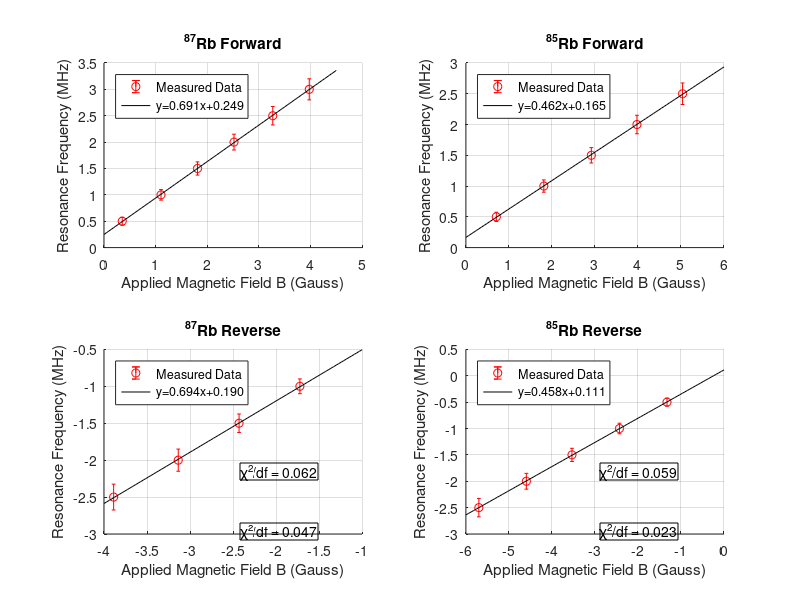
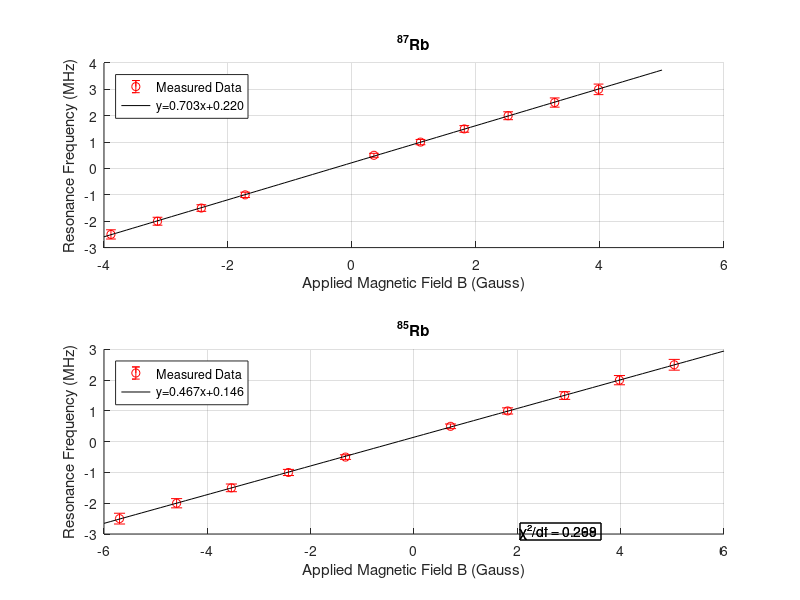

The MATLAB source for these figures, in order:
Frequency1=[0.5 1 1.5 2 2.5 3];
Frequency2=[0.5 1 1.5 2 2.5];
Frequency3=[ 0.5 1 1.5 2 2.5]*-1;
Frequency4=[ 1 1.5 2 2.5]*-1;
rb87for=[0.08 0.25 0.41 0.57 0.74 0.9]*(0.9e-6*135/0.275*10000);
rb85for=[0.16 0.41 0.66 0.9 1.14]*(0.9e-6*135/0.275*10000);
rb85rev=[0.3 0.55 0.8 1.04 1.29]*(0.9e-6*135/0.275*10000)*-1;
rb87rev=[ 0.39 0.55 0.71 0.88]*(0.9e-6*135/0.275*10000)*-1;

figure(1);
subplot(2,2,1)
err1=[];
 for i=1:length(rb87for)
     z = 0.05+0.05*Frequency1(i);
     err1= [err1; z];
 end
 
m1=linspace(0,4.5);
p1 = polyfit(rb87for,Frequency1,1);
y1 = polyval(p1,m1);
k1=p1(1)
z1=p1(2);
hold on
errorbar(rb87for,Frequency1,err1,'ro')
plot(m1,y1, 'k')
xlabel('Applied Magnetic Field B (Gauss)')
ylabel('Resonance Frequency (MHz)')
legend('Measured Data',sprintf('y=%.3f{}x+%.3f',k1,z1),'Location','northwest')
annotation('textbox',[.3 .2 .4 .5],'String','\chi^2/df = 0.062','FitBoxToText','on')
title('^{87}Rb Forward')
grid on
hold off

chi1=[];
 for i=1:length(Frequency1)
     z = (Frequency1(i)-(k1*rb87for(i)+z1))^2/(err1(i))^2;
     chi1= [chi1; z];
 end
     
 reducedchi1=(sum(chi1))/(length(Frequency1)-1)

D1=[];
 for i=1:length(Frequency1)
     z = (Frequency1(i)-(k1*rb87for(i)+z1))^2;
     D1= [D1; z];
 end
     
 D1=sqrt((sum(D1))/(length(Frequency1)-2))
 

 
subplot(2,2,2)
err2=[];
 for i=1:length(rb85for)
     z = 0.05+0.05*Frequency2(i);
     err2= [err2; z];
 end
 
m2=linspace(0,6);
p2 = polyfit(rb85for,Frequency2,1);
y2 = polyval(p2,m2);
k2=p2(1)
z2=p2(2);
hold on
errorbar(rb85for,Frequency2,err2,'ro')
plot(m2,y2, 'k')
xlabel('Applied Magnetic Field B (Gauss)')
ylabel('Resonance Frequency (MHz)')
legend('Measured Data',sprintf('y=%.3f{}x+%.3f',k2,z2),'Location','northwest')
annotation('textbox',[.75 .2 .4 .5],'String','\chi^2/df = 0.059','FitBoxToText','on')
title('^{85}Rb Forward')
grid on
hold off

chi2=[];
 for i=1:length(Frequency2)
     z = (Frequency2(i)-(k2*rb85for(i)+z2))^2/(err2(i))^2;
     chi2= [chi2; z];
 end
     
 reducedchi2=(sum(chi2))/(length(Frequency2)-1)
 
 D2=[];
 for i=1:length(Frequency2)
     z = (Frequency2(i)-(k2*rb85for(i)+z2))^2;
     D2= [D2; z];
 end
     
 D2=sqrt((sum(D2))/(length(Frequency2)-2))

subplot(2,2,3)
err3=[];
 for i=1:length(rb87rev)
     z = (0.05+0.05*Frequency4(i)*-1);
     err3= [err3; z];
 end
 
m3=linspace(-4,-1);
p3 = polyfit(rb87rev,Frequency4,1);
y3 = polyval(p3,m3);
k3=p3(1)
z3=p3(2);
hold on
errorbar(rb87rev,Frequency4,err3,'ro')
plot(m3,y3, 'k')
xlabel('Applied Magnetic Field B (Gauss)')
ylabel('Resonance Frequency (MHz)')
legend('Measured Data',sprintf('y=%.3f{}x+%.3f',k3,z3),'Location','northwest')
annotation('textbox',[.3 0.1 .4 .15],'String','\chi^2/df = 0.047','FitBoxToText','on')
title('^{87}Rb Reverse')
grid on
hold off

chi3=[];
 for i=1:length(Frequency4)
     z = (Frequency4(i)-(k3*rb87rev(i)+z3))^2/(err3(i))^2;
     chi3= [chi3; z];
 end
     
 reducedchi3=(sum(chi3))/(length(Frequency4)-1)
 
 D3=[];
 for i=1:length(Frequency4)
     z = (Frequency4(i)-(k3*rb87rev(i)+z3))^2;
     D3= [D3; z];
 end
     
 D3=sqrt((sum(D3))/(length(Frequency4)-2))

subplot(2,2,4)
err4=[];
 for i=1:length(rb85rev)
     z = (0.05+0.05*Frequency3(i)*-1);
     err4= [err4; z];
 end
m4=linspace(-6,0);
p4 = polyfit(rb85rev,Frequency3,1);
y4 = polyval(p4,m4);
k4=p4(1)
z4=p4(2);
hold on
errorbar(rb85rev,Frequency3, err4,'ro')
plot(m4,y4, 'k')
xlabel('Applied Magnetic Field B (Gauss)')
ylabel('Resonance Frequency (MHz)')
legend('Measured Data',sprintf('y=%.3f{}x+%.3f',k4,z4),'Location','northwest')
annotation('textbox',[.75 0.1 .4 .15],'String','\chi^2/df = 0.023','FitBoxToText','on')
title('^{85}Rb Reverse')
grid on
hold off

chi4=[];
 for i=1:length(Frequency3)
     z = (Frequency3(i)-(k4*rb85rev(i)+z4))^2/(err4(i))^2;
     chi4= [chi4; z];
 end
     
 reducedchi4=(sum(chi4))/(length(Frequency3)-1)
 
 D4=[];
 for i=1:length(Frequency3)
     z = (Frequency3(i)-(k4*rb85rev(i)+z4))^2;
     D4= [D4; z];
 end
     
 D4=sqrt((sum(D4))/(length(Frequency3)-2))


%% Nuclear Spin
Rb87_Iforward=(2.799/(k1)-1)/2
 rb87forIerror=Rb87_Iforward*D1/k1

Rb85_Iforward=(2.799/(k2)-1)/2
rb85forIerror=Rb85_Iforward*D2/k2

Rb87_Ireverse=(2.799/(k3)-1)/2
rb87revIerror=Rb87_Ireverse*D3/k3

Rb85_Ireverse=(2.799/(k4)-1)/2
rb85revIerror=Rb85_Ireverse*D4/k4
%% Earth Magnetic Field
figure(2);
subplot(2,1,1)
Frequency5=[Frequency4 Frequency1];
rb87=[rb87rev rb87for];

err5=[];
 for i=1:length(rb87)
     z = 0.05+0.05*abs(Frequency5(i));
     err5= [err5; z];
 end
 
m5=linspace(-4,5);
p5 = polyfit(rb87,Frequency5,1);
y5 = polyval(p5,m5);
k5=p5(1);
z5=p5(2);
hold on
errorbar(rb87,Frequency5, err5,'ro')
plot(m5,y5, 'k')
xlabel('Applied Magnetic Field B (Gauss)')
ylabel('Resonance Frequency (MHz)')
legend('Measured Data',sprintf('y=%.3f{}x+%.3f',k5,z5),'Location','northwest')
annotation('textbox',[.65 0.1 .4 .6],'String','\chi^2/df = 0.268 ','FitBoxToText','on')
title('^{87}Rb')
grid on
hold off

chi5=[];
 for i=1:length(Frequency5)
     z = (Frequency5(i)-(k5*rb87(i)+z5))^2/(err5(i))^2;
     chi5= [chi5; z];
 end
     
 reducedchi5=(sum(chi5))/(length(Frequency5)-1)

S1=[];
 for i=1:length(Frequency5)
     z = (Frequency5(i)-(k5*rb87(i)+z5))^2;
     S1= [S1; z];
 end
     
 S1=sqrt((sum(S1))/(length(Frequency5)-2));
 
 Rb85_Ierror=S1*sqrt(length(Frequency5)/(length(Frequency5)*sum(Frequency5.^2)-sum(Frequency5)^2))*10
Rb85_eartherror=S1*sqrt(sum(Frequency5.^2)/(length(Frequency5)*sum(Frequency5.^2)-sum(Frequency5)^2))

subplot(2,1,2)
Frequency6=[Frequency3 Frequency2];
rb85=[rb85rev rb85for];
err6=[];
 for i=1:length(rb85)
     z = 0.05+0.05*abs(Frequency6(i));
     err6= [err6; z];
 end
m6=linspace(-6,6);
p6 = polyfit(rb85,Frequency6,1);
y6 = polyval(p6,m6);
k6=p6(1);
z6=p6(2);
hold on
errorbar(rb85,Frequency6, err6,'ro')
plot(m6,y6, 'k')
xlabel('Applied Magnetic Field B (Gauss)')
ylabel('Resonance Frequency (MHz)')
legend('Measured Data',sprintf('y=%.3f{}x+%.3f',k6,z6),'Location','northwest')
annotation('textbox',[.65 0.1 .4 .1],'String','\chi^2/df = 0.299 ','FitBoxToText','on')
title('^{85}Rb')
grid on
hold off

chi6=[];
 for i=1:length(Frequency6)
     z = (Frequency6(i)-(k6*rb85(i)+z6))^2/(err6(i))^2;
     chi6= [chi6; z];
 end
     
 reducedchi6=(sum(chi6))/(length(Frequency6)-1)

S2=[];
 for i=1:length(Frequency6)
     z = (Frequency6(i)-(k6*rb85(i)+z6))^2;
     S2= [S2; z];
 end
     
 S2=sqrt((sum(S2))/(length(Frequency6)-2));
 
Rb87_Ierror=S2*sqrt(length(Frequency6)/(length(Frequency6)*sum(Frequency6.^2)-sum(Frequency6)^2))*10
Rb87_eartherror=S2*sqrt(sum(Frequency6.^2)/(length(Frequency6)*sum(Frequency6.^2)-sum(Frequency6)^2))

Rb87_earth=z5/k5
Rb85_earth=z6/k6

meanearth= (Rb85_earth+Rb87_earth)/2

sigmaearth=(Rb85_earth-meanearth)^2+(Rb87_earth-meanearth)^2*100000



